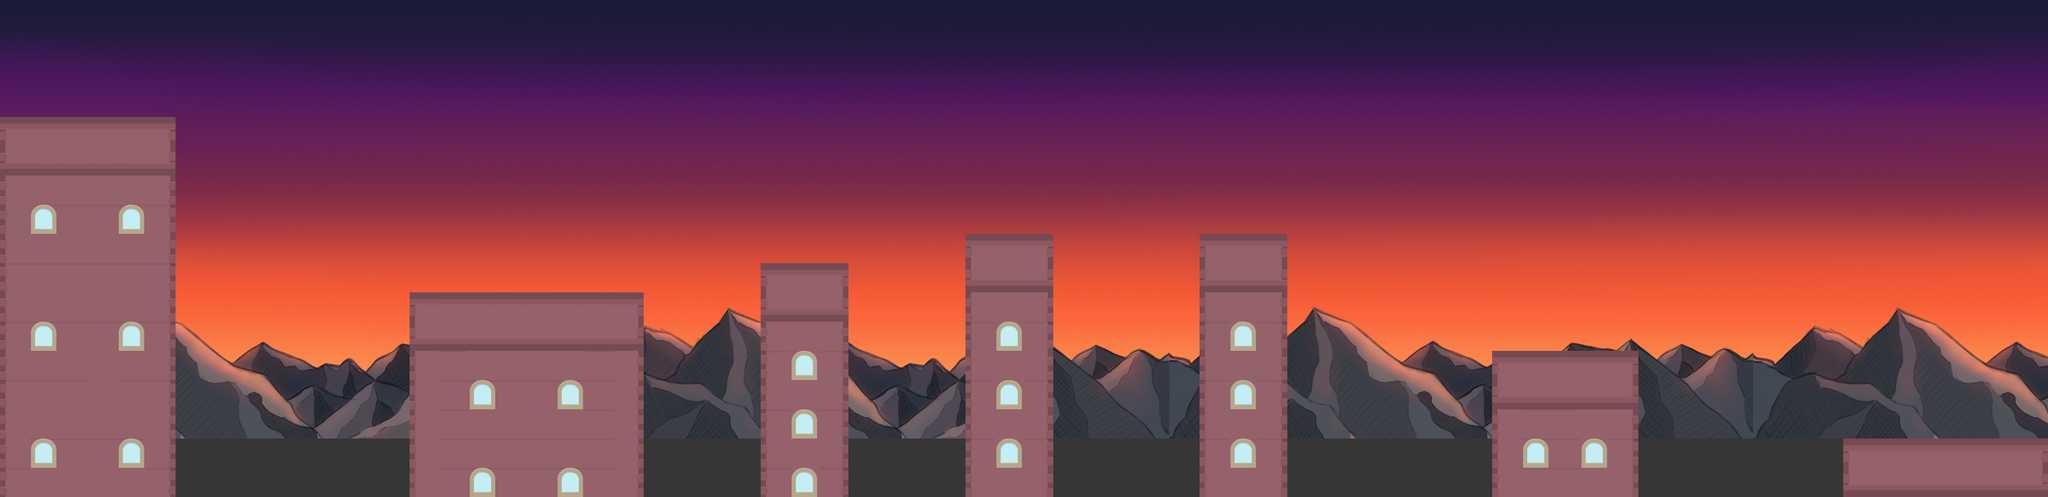

A level layout from a 2D game, rendered from its tile map. Below: a short description, then the map file with tile-grid data replaced by summaries:
An orthogonal 70x17 tile map with 64x64 px tiles, 3 tile layers (bg, faka, faka foreground edition), 2 image layers and 5 objects (4x Enemy, Player).

<map version="1.2" tiledversion="1.3.2" orientation="orthogonal" renderorder="right-down" compressionlevel="0" width="70" height="17" tilewidth="64" tileheight="64" infinite="0" nextlayerid="14" nextobjectid="25">
 <tileset firstgid="1" name="tileset" tilewidth="64" tileheight="64" tilecount="160" columns="10">
  <image source="../img/tilesets/tileset.png" width="640" height="1024" />
 </tileset>
 <imagelayer id="13" name="Afbeelding Laag 2">
  <image source="../img/backgrounds/japan bg.png" width="4500" height="1000" />
 </imagelayer>
 <imagelayer id="12" name="Afbeelding Laag 1">
  <image source="../img/backgrounds/japan mountains.png" width="4500" height="1000" />
 </imagelayer>
 <layer id="11" name="bg" width="70" height="17">
  <properties>
   <property name="Wall" type="bool" value="true" />
  </properties>
  <data>[1190 cells, 140 non-empty, 1 distinct tile ids]</data>
 </layer>
 <layer id="9" name="faka" width="70" height="17">
  <data>[1190 cells, 252 non-empty, 13 distinct tile ids]</data>
 </layer>
 <layer id="10" name="faka foreground edition" width="70" height="17">
  <data>[1190 cells, 21 non-empty, 1 distinct tile ids]</data>
 </layer>
 <objectgroup id="2" name="Object Layer 1">
  <object id="1" name="Guard" type="Enemy" x="1219.04" y="508.73" width="64" height="64" />
  <object id="2" name="Player" x="137.636" y="35.6968" width="64" height="64" />
  <object id="22" name="Guard" type="Enemy" x="1741.05" y="473.764" width="64" height="64" />
  <object id="23" name="Guard" type="Enemy" x="2689.21" y="392.069" width="64" height="64" />
  <object id="24" name="Guard" type="Enemy" x="4331.47" y="868.832" width="64" height="64" />
 </objectgroup>
</map>
